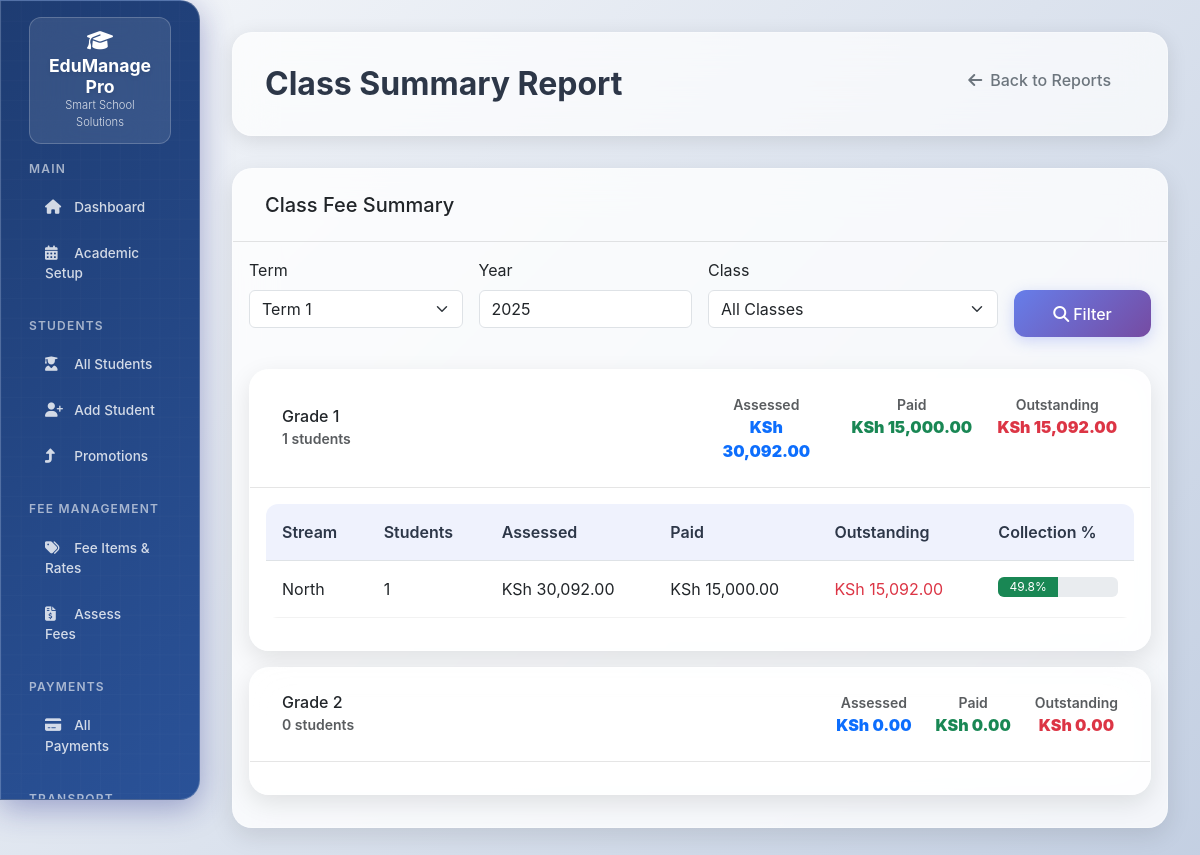
Page /reports/class_summary (signed in) on the committed database.
### models.py (models this page shows, shortened)
class AcademicYear(db.Model):
    __tablename__ = "academic_years"
    id = db.Column(db.Integer, primary_key=True)
    year = db.Column(db.Integer, unique=True, nullable=False)  # e.g., 2024
    start_date = db.Column(db.Date, nullable=False)
    end_date = db.Column(db.Date, nullable=False)
    is_current = db.Column(db.Boolean, default=False)

class Class(db.Model):
    __tablename__ = "classes"
    id = db.Column(db.Integer, primary_key=True)
    name = db.Column(db.String(50), nullable=False, unique=True)  # "Form 1", "Grade 8"
    level = db.Column(db.String(20))  # "Primary", "Secondary"
    next_class_id = db.Column(db.Integer, db.ForeignKey("classes.id"))  # For automatic promotion
    next_class = db.relationship("Class", remote_side=[id])
    streams = db.relationship("Stream", back_populates="class_obj", cascade="all, delete-orphan")

class Stream(db.Model):
    __tablename__ = "streams"
    id = db.Column(db.Integer, primary_key=True)
    class_id = db.Column(db.Integer, db.ForeignKey("classes.id"), nullable=False)
    name = db.Column(db.String(10), nullable=False)  # "A", "B", "C"
    capacity = db.Column(db.Integer, default=40)
    class_obj = db.relationship("Class", back_populates="streams")
    students = db.relationship("Student", back_populates="stream")
    __table_args__ = (db.UniqueConstraint("class_id", "name", name="unique_class_stream"),)

### app.py (the view)
@app.route('/reports/class_summary')
@login_required
def class_summary_report():
    term = request.args.get('term', type=int)
    year = request.args.get('year', type=int)
    class_id = request.args.get('class_id', type=int)
    current_year = AcademicYear.query.filter_by(is_current=True).first()
    if not term and current_year:
        year = current_year.year
        term = 1  # Default to term 1
    classes = Class.query.all()
    summary_data = []
    target_classes = [Class.query.get(class_id)] if class_id else classes
    for cls in target_classes:
        if not cls:
            continue
        students = Student.query.filter_by(class_id=cls.id, is_active=True).all()
        class_summary = {
            'class': cls,
            'total_students': len(students),
            'total_assessed': 0,
            'total_paid': 0,
            'outstanding': 0,
            'streams': {}
        }
        for student in students:
            assessments = FeeAssessment.query.filter_by(
                student_id=student.id,
                term=term,
                year=year
            ).all() if term and year else []
            student_assessed = sum(a.amount for a in assessments)
            student_paid = db.session.query(func.sum(PaymentAllocation.amount)) \
                               .join(FeeAssessment) \
                               .filter(FeeAssessment.student_id == student.id,
                                       FeeAssessment.term == term,
                                       FeeAssessment.year == year) \
                               .scalar() or 0
            class_summary['total_assessed'] += student_assessed
            class_summary['total_paid'] += student_paid
            stream_key = student.stream.name if student.stream else 'No Stream'
            if stream_key not in class_summary['streams']:
                class_summary['streams'][stream_key] = {
                    'students': 0, 'assessed': 0, 'paid': 0
                }
            class_summary['streams'][stream_key]['students'] += 1
            class_summary['streams'][stream_key]['assessed'] += student_assessed
            class_summary['streams'][stream_key]['paid'] += student_paid
        class_summary['outstanding'] = class_summary['total_assessed'] - class_summary['total_paid']
        summary_data.append(class_summary)
    return render_template('reports/class_summary.html',
                           summary_data=summary_data,
                           classes=classes,
                           selected_class=class_id,
                           term=term,
                           year=year)

### app.py (called while the page is built)
@app.context_processor
def inject_common_vars():
    return {
        'date': date,
        'datetime': datetime,
        'Decimal': Decimal,
        'today': date.today(),  # Current date
        'now': datetime.now()   # Current datetime
    }

@app.context_processor
def inject_enums():
    return {
        'StudentType': StudentType,
        'UserRole': UserRole,
        'PaymentMode': PaymentMode,
        'FeeScope': FeeScope,
        'PromotionStatus': PromotionStatus
    }

@login_manager.user_loader
def load_user(user_id):
    return User.query.get(int(user_id))

@app.template_filter('currency')
def currency_filter(amount):
    if amount is None:
        return "KSh 0.00"
    return f"KSh {amount:,.2f}"

### Templates/reports/class_summary.html (shortened to what this page needs)
{% extends "base.html" %}
{% block page_title %}Class Summary Report{% endblock %}
{% block page_actions %}
    <a href="{{ url_for('reports') }}" class="btn btn-outline-secondary">
        <i class="fas fa-arrow-left me-2"></i>Back to Reports
    </a>
{% endblock %}
{% block content %}
<div class="card">
    <div class="card-header">
        <h5 class="mb-0">Class Fee Summary</h5>
    </div>
    <div class="card-body">
        <form method="GET" class="mb-4">
            <div class="row g-3">
                <div class="col-md-3">
                    <label class="form-label">Term</label>
                    <select class="form-select" name="term">
                        <option value="1" {{ 'selected' if term == 1 else '' }}>Term 1</option>
                    </select>
                </div>
                <div class="col-md-3">
                    <label class="form-label">Year</label>
                    <input type="number" class="form-control" name="year" value="{{ year or '' }}">
                </div>
                <div class="col-md-4">
                    <label class="form-label">Class</label>
                    <select class="form-select" name="class_id">
                        <option value="">All Classes</option>
                    </select>
                </div>
                <div class="col-md-2">
                    <label class="form-label">&nbsp;</label>
                    <button type="submit" class="btn btn-primary w-100">
                        <i class="fas fa-search me-1"></i>Filter
                    </button>
                </div>
            </div>
        </form>
        {% if summary_data %}
            {% for class_summary in summary_data %}
            <div class="card mb-3">
                <div class="card-header">
                    <div class="row align-items-center">
                        <div class="col">
                            <h6 class="mb-0">{{ class_summary.class.name }}</h6>
                            <small class="text-muted">{{ class_summary.total_students }} students</small>
                        </div>
                        <div class="col-auto">
                            <div class="row text-center">
                                <div class="col">
                                    <small class="text-muted d-block">Assessed</small>
                                    <strong class="text-primary">{{ class_summary.total_assessed | currency }}</strong>
                                </div>
                                <div class="col">
                                    <small class="text-muted d-block">Paid</small>
                                    <strong class="text-success">{{ class_summary.total_paid | currency }}</strong>
                                </div>
                                <div class="col">
                                    <small class="text-muted d-block">Outstanding</small>
                                    <strong class="text-danger">{{ class_summary.outstanding | currency }}</strong>
                                </div>
                            </div>
                        </div>
                    </div>
                </div>
                <div class="card-body">
                    {% if class_summary.streams %}
                        <div class="table-responsive">
                            <table class="table table-sm">
                                <thead>
                                    <tr>
                                        <th>Stream</th>
                                        <th>Students</th>
                                        <th>Assessed</th>
                                        <th>Paid</th>
                                        <th>Outstanding</th>
                                        <th>Collection %</th>
                                    </tr>
                                </thead>
                                <tbody>
                                    {% for stream_name, stream_data in class_summary.streams.items() %}
                                    <tr>
                                        <td>{{ stream_name }}</td>
                                        <td>{{ stream_data.students }}</td>
                                        <td>{{ stream_data.assessed | currency }}</td>
                                        <td>{{ stream_data.paid | currency }}</td>
                                        <td class="text-danger">{{ (stream_data.assessed - stream_data.paid) | currency }}</td>
                                        <td>
                                            {% set collection_rate = (stream_data.paid / stream_data.assessed * 100) if stream_data.assessed > 0 else 0 %}
                                            <div class="progress" style="height: 20px;">
                                                <div class="progress-bar bg-success" style="width: {{ collection_rate }}%">
                                                    {{ "%.1f"|format(collection_rate) }}%
                                                </div>
                                            </div>
                                        </td>
                                    </tr>
                                    {% endfor %}
                                </tbody>
                            </table>
                        </div>
                    {% endif %}
                </div>
            </div>
            {% endfor %}
        {% else %}
            <div class="text-center py-5">
                <i class="fas fa-chart-bar fa-4x text-muted mb-3"></i>
                <h4>No Data Available</h4>
                <p class="text-muted">Please select filters to view class summary data.</p>
            </div>
        {% endif %}
    </div>
</div>
{% endblock %}

### Templates/base.html (style rules this page uses)
:root { --primary-gradient: linear-gradient(135deg, #667eea 0%, #764ba2 100%); --modern-gradient: linear-gradient(135deg, #1e3c72 0%, #2a5298 100%); --glass-bg: rgba(255, 255, 255, 0.1); --glass-border: rgba(255, 255, 255, 0.2); --shadow-light: 0 8px 32px rgba(31, 38, 135, 0.37); --shadow-hover: 0 15px 35px rgba(31, 38, 135, 0.5); --border-radius: 20px; --border-radius-small: 12px; --transition: all 0.2s ease; }
body { font-family: 'Inter', -apple-system, BlinkMacSystemFont, 'Segoe UI', sans-serif; background: linear-gradient(135deg, #f5f7fa 0%, #c3cfe2 100%); min-height: 100vh; }
.card { background: rgba(255, 255, 255, 0.8); backdrop-filter: blur(20px); border: 1px solid rgba(255, 255, 255, 0.3); border-radius: var(--border-radius); box-shadow: 0 8px 25px rgba(0, 0, 0, 0.1); transition: var(--transition); margin-bottom: 1.5rem; }
.card-header { background: transparent; border-bottom: 1px solid rgba(0, 0, 0, 0.1); border-radius: var(--border-radius) var(--border-radius) 0 0 !important; padding: 1.5rem 2rem; font-weight: 600; }
.btn { border-radius: var(--border-radius-small); font-weight: 500; transition: var(--transition); border: none; padding: 0.7rem 1.5rem; margin-right: 0.5rem; margin-bottom: 0.5rem; }
.btn:last-child { margin-right: 0; }
.btn-primary { background: linear-gradient(135deg, #667eea 0%, #764ba2 100%); color: white; box-shadow: 0 4px 15px rgba(102, 126, 234, 0.3); }
.table { background: rgba(255, 255, 255, 0.9); border-radius: var(--border-radius-small); overflow: hidden; }
.table th { border-top: none; font-weight: 600; color: #2d3748; background: rgba(102, 126, 234, 0.1); padding: 1rem; }
.table td { padding: 1rem; border-color: rgba(0, 0, 0, 0.05); }

### rows in the picture
AcademicYear: year "2025"
Class: class.name "Grade 1"
Stream: name "North", students "1", assessed "KSh 30,092.00", paid "KSh 15,000.00", assessed "KSh 15,092.00", collection_rate "49.8"
Class: class.name "Grade 2"

### other values in the picture
{{ class_summary.total_students }} "1" "0"
{{ class_summary.total_assessed | currency }} "KSh 30,092.00" "KSh 0.00"
{{ class_summary.total_paid | currency }} "KSh 15,000.00" "KSh 0.00"
{{ class_summary.outstanding | currency }} "KSh 15,092.00" "KSh 0.00"
